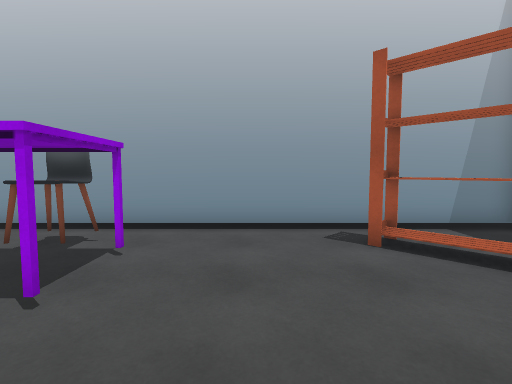
view 1 (above)

14 first-person views from a walk through a 3-D level made in the Unity game engine. The camera is 1.4 m above the floor, tilts 4° down and sees 85° across. Doors are open. The floor is counted in squares, 1 m on a side. Each view is taken from the middle of a square. On the plan, view 1 faces up. The plan holds only what a view shows up to about 14 squares ahead; the rest is blank. The place goes on beyond the plan. Some animated figures are not drawn.

view 2
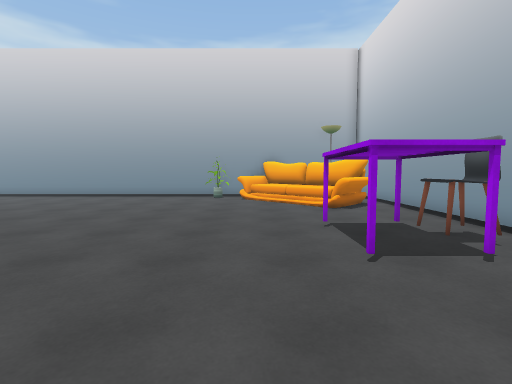

view 3
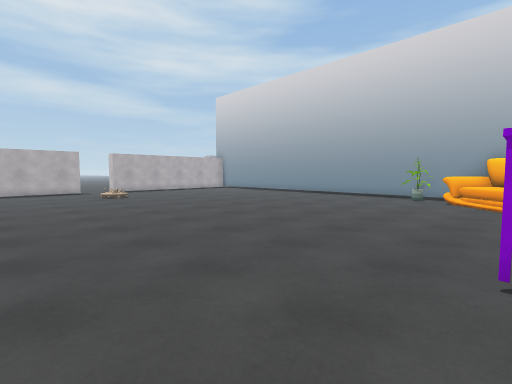

view 4
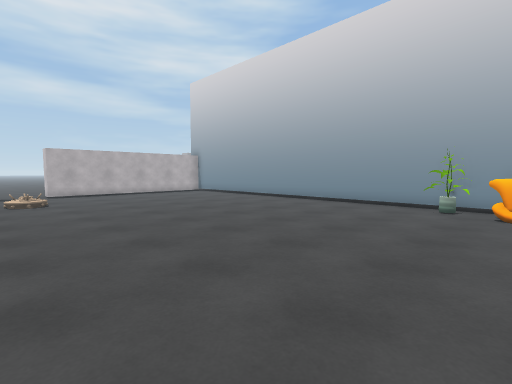

view 5
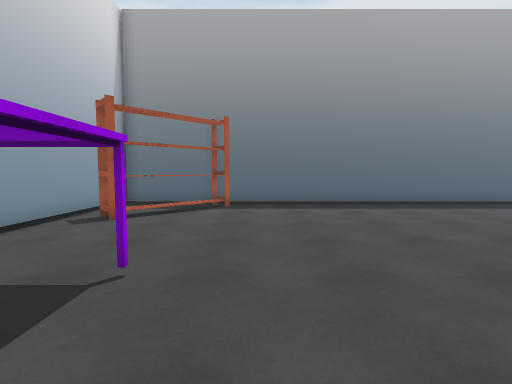

view 6
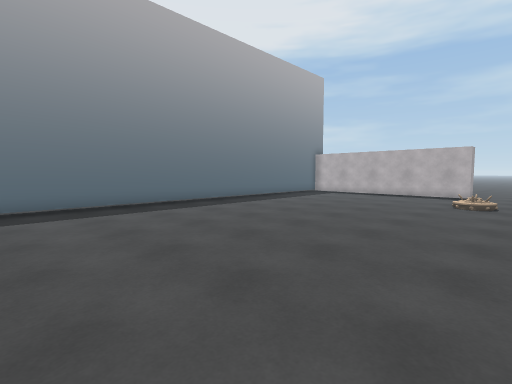

view 7
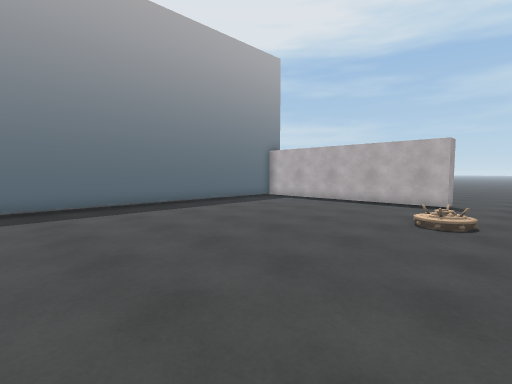

view 8
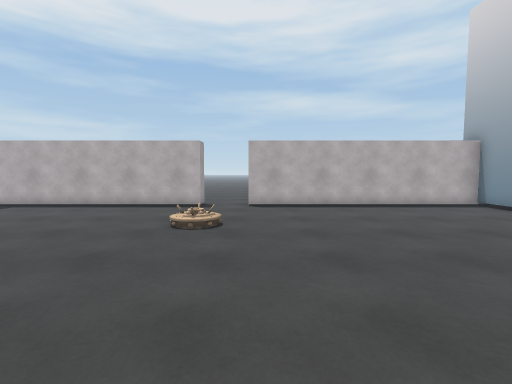

view 9
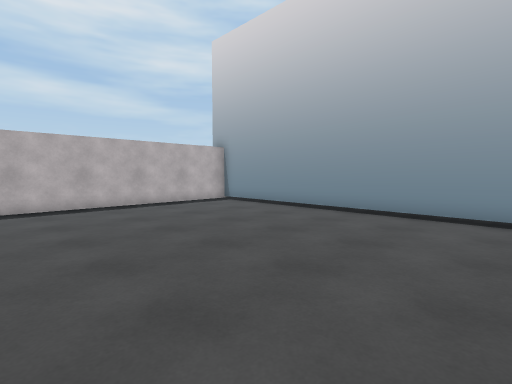

view 10
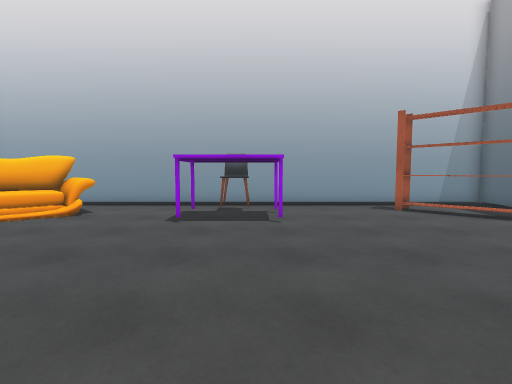

view 11
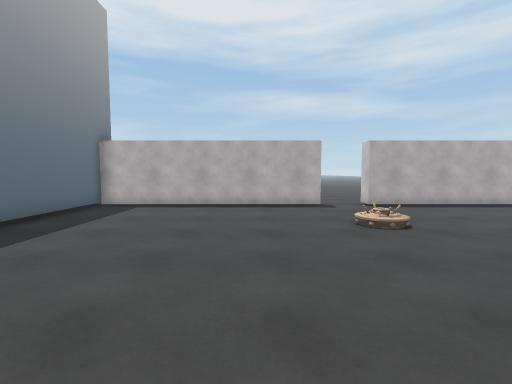

view 12
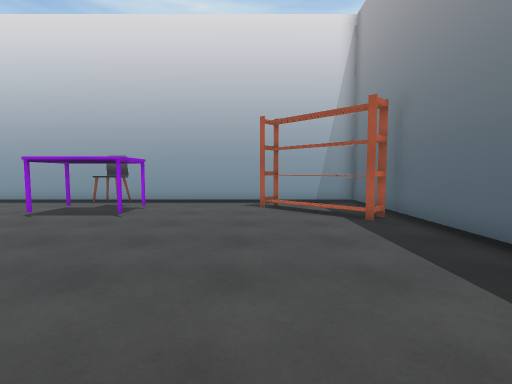

view 13
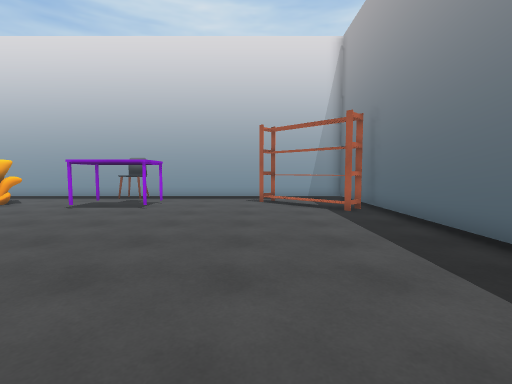

view 14
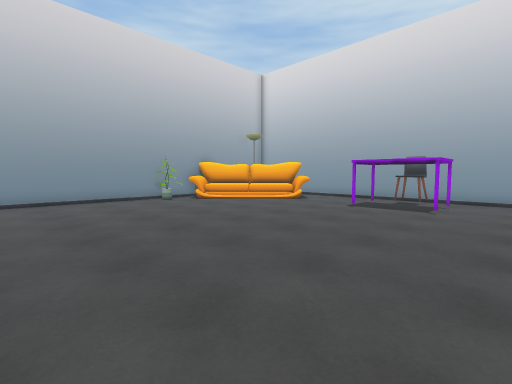

### Floor plan
Key: @ floor where view 1 was taken; # wall or solid block; . floor; / step, stairs or slope; D open door; = window, fence, low wall or low ledge; C chair; S shelf; T table; P plant.
Columns run from 14 left of view 1 to 8 right of it. Each row starts with its distance up from view 1.
  7   ####################
  6    ##.....C......S.. #.
  5    ###....CCT...SSS. #.
  4   ##==............SS #
  3  ##==.......T......SS#
  2 ##==...............S.#.
  1 #==..................#.
  0 ##............@......#.
 -1 #P...................#.
 -2 #....................#.
 -3 #....................#.
 -4 #....................#.
 -5 #....................#.
 -6 #....................#.
 -7 #....................#.
 -8 #....................#.
 -9 #....................#.
-10 #....................#.
-11 #....................#.
-12 #....................#
-13 #.........//.........#
-14 #.........//.........#
-15 #....................#
-16 #....................#
-17 #....................#
-18 ##########DD##########
-19          .DD
-20           ..
-21           ..
-22           ..

Where each view was taken, in squares from view 1:
view 1: 0 up, 0 right, facing up
view 2: 1 up, 2 right, facing left
view 3: 3 up, 2 right, facing down-left
view 4: 1 up, 2 left, facing down-left
view 5: 1 up, 6 left, facing right
view 6: 0 up, 5 left, facing down-right
view 7: 5 down, 5 left, facing down-right
view 8: 6 down, 5 left, facing down
view 9: 6 down, 5 left, facing down-left
view 10: 5 down, 3 left, facing up
view 11: 6 down, 0 right, facing down
view 12: 6 down, 2 right, facing up
view 13: 8 down, 2 right, facing up
view 14: 8 down, 0 right, facing up-left
